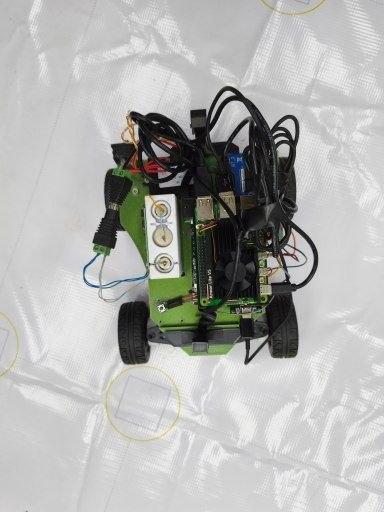
#> input picture 3d-model/img/photo_4981012069146627085_x.jpg, 384 x 512 px, given in place of the camera
$ python separarRojo.py
#> lines starting #> are read from the running program, lines starting #| are printed output that depends on the picture; after the words box and inside, x2 and y2 are one past the last pixel; in counts of white or black regions, pixels touching at a corner belong together
import cv2
import numpy as np

def rastrear_pilares():
    cap = cv2.VideoCapture(0, cv2.CAP_DSHOW)
    cap.set(cv2.CAP_PROP_FRAME_WIDTH, 640)
    cap.set(cv2.CAP_PROP_FRAME_HEIGHT, 480)

    # Definimos el "borrador mágico" una sola vez para ahorrar memoria
    kernel = np.ones((5,5), np.uint8)

    while True:
        ret, frame = cap.read()
#> frame is the input picture: shape (512, 384, 3); mean B, G, R 175.6, 177.9, 177.2
        if not ret: break

        # 1. PERCEPCIÓN ÚNICA: Convertir a HSV (Lo hacemos solo 1 vez por fotograma)
        hsv_frame = cv2.cvtColor(frame, cv2.COLOR_BGR2HSV)
#> hsv_frame: shape (512, 384, 3); mean H, S, V 28.7, 12.8, 178.9

        # ==========================================
        # 2. CANAL ROJO
        # ==========================================
        rojo_bajo_1 = np.array([0, 50, 50])
        rojo_alto_1 = np.array([10, 255, 255])
        rojo_bajo_2 = np.array([170, 50, 50])
        rojo_alto_2 = np.array([179, 255, 255])

        mascara_r1 = cv2.inRange(hsv_frame, rojo_bajo_1, rojo_alto_1)
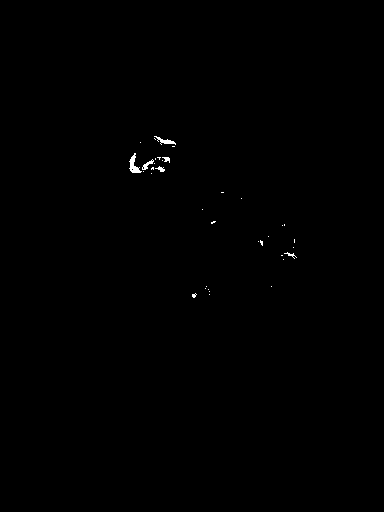
#> mascara_r1: shape (512, 384); 0.21% white; 36 white regions (30 under 20 px), largest, box (x1, y1, x2, y2) and area: (129, 153, 142, 173) 114, (154, 136, 176, 145) 73, (142, 159, 154, 170) 49, (155, 166, 165, 172) 30, (162, 157, 170, 163) 28, (284, 252, 297, 259) 26
        mascara_r2 = cv2.inRange(hsv_frame, rojo_bajo_2, rojo_alto_2)
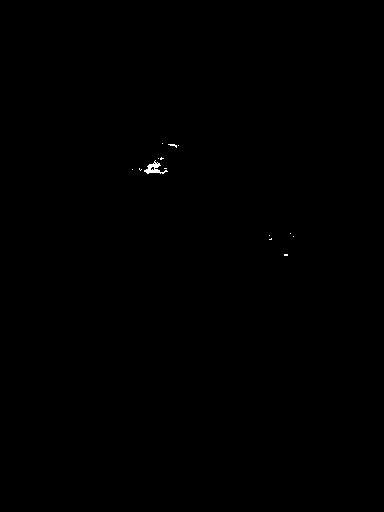
#> mascara_r2: shape (512, 384); 0.09% white; 14 white regions (13 under 20 px), largest, box (x1, y1, x2, y2) and area: (144, 160, 168, 174) 130
        mascara_roja = cv2.add(mascara_r1, mascara_r2)
#> mascara_roja: shape (512, 384); 0.3% white; 30 white regions (26 under 20 px), largest, box (x1, y1, x2, y2) and area: (129, 153, 168, 174) 343, (154, 136, 177, 148) 94, (157, 157, 170, 163) 43, (284, 252, 297, 259) 34
        mascara_roja = cv2.morphologyEx(mascara_roja, cv2.MORPH_OPEN, kernel)
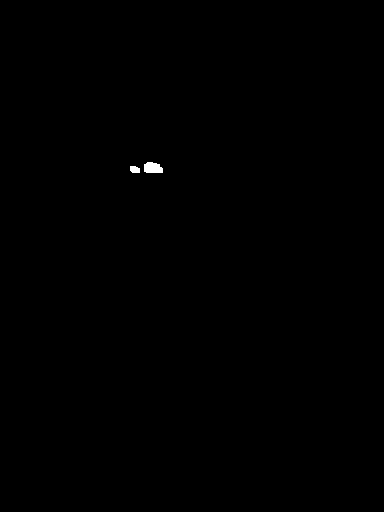
#> mascara_roja: shape (512, 384); 0.12% white; 2 white regions, box (x1, y1, x2, y2) and area: (144, 162, 163, 173) 176, (130, 166, 140, 173) 61

        # ==========================================
        # 3. CANAL VERDE
        # ==========================================
        # El verde en OpenCV está alrededor de Hue=60. (Rango seguro: 40 a 80)
        verde_bajo = np.array([40, 50, 50])
        verde_alto = np.array([80, 255, 255])

        mascara_verde = cv2.inRange(hsv_frame, verde_bajo, verde_alto)
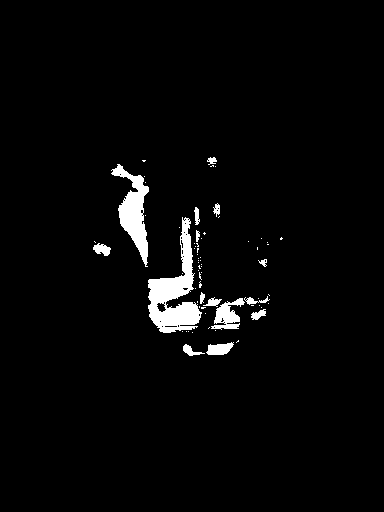
#> mascara_verde: shape (512, 384); 3% white; 69 white regions (54 under 20 px), largest, box (x1, y1, x2, y2) and area: (148, 217, 202, 333) 2637, (111, 164, 149, 267) 1592, (211, 298, 245, 330) 543
        mascara_verde = cv2.morphologyEx(mascara_verde, cv2.MORPH_OPEN, kernel)
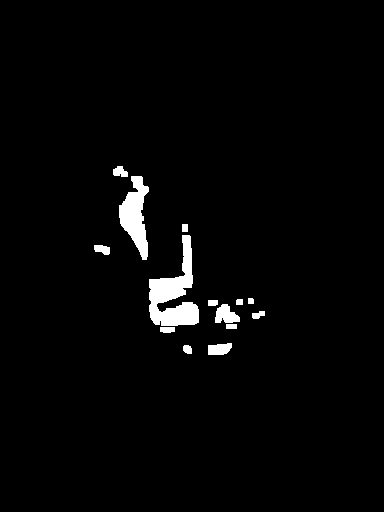
#> mascara_verde: shape (512, 384); 2.5% white; 14 white regions

        # ==========================================
        # 4. FUNCIÓN INTERNA: Procesar Contornos
        # ==========================================
        def procesar_color(mascara, color_dibujo, nombre_objeto):
#> called with color_dibujo = (0, 0, 255), nombre_objeto = 'PILAR ROJO'
            contornos, _ = cv2.findContours(mascara, cv2.RETR_EXTERNAL, cv2.CHAIN_APPROX_SIMPLE)
#> contornos = 2 contours; box (x1, y1, x2, y2) and area: (144, 162, 163, 173) 150, (130, 166, 140, 173) 47

            # Variables para guardar el objeto más grande encontrado
            max_area = 0
            mejor_centro_x = None

            for contorno in contornos:
                area = cv2.contourArea(contorno)
                # Solo procesamos si es grande y si es el MAYOR encontrado hasta ahora
                if area > 1000 and area > max_area:
                    max_area = area
                    x, y, w, h = cv2.boundingRect(contorno)

                    # Dibujar Rectángulo y Punto Central
                    cv2.rectangle(frame, (x, y), (x + w, y + h), color_dibujo, 2)
                    mejor_centro_x = x + (w // 2)
                    centro_y = y + (h // 2)
                    cv2.circle(frame, (mejor_centro_x, centro_y), 5, color_dibujo, -1)

                    # Etiqueta de texto
                    texto = f"{nombre_objeto} X:{mejor_centro_x}"
                    cv2.putText(frame, texto, (x, y - 10), cv2.FONT_HERSHEY_SIMPLEX, 0.6, color_dibujo, 2)
#> this loop made 2 passes
#> area on passes 1 to 2: 47, 150.5
#> after the loop, max_area = 0

            return mejor_centro_x, max_area # Devolvemos datos clave para la lógica de conducción

        # ==========================================
        # 5. EJECUTAR BÚSQUEDA Y LÓGICA (El Cerebro)
        # ==========================================
        # Buscamos el rojo (dibujamos en BGR: Azul=0, Verde=0, Rojo=255)
        centro_rojo_x, area_roja = procesar_color(mascara_roja, (0, 0, 255), "PILAR ROJO")
#> area_roja = 0

        # Buscamos el verde (dibujamos en BGR: Azul=0, Verde=255, Rojo=0)
        centro_verde_x, area_verde = procesar_color(mascara_verde, (0, 255, 0), "PILAR VERDE")
#> call 2 of procesar_color, with color_dibujo = (0, 255, 0), nombre_objeto = 'PILAR VERDE'
#> in procesar_color (call 2), `contornos, _ = cv2.findContours(mascara, cv2.RETR_EXTERNAL, cv2.CHAIN_..`: contornos = 14 contours; largest, box (x1, y1, x2, y2) and area: (149, 235, 199, 326) 2030, (119, 176, 149, 260) 1276, (215, 304, 240, 323) 282, (208, 343, 232, 355) 204, (94, 245, 110, 255) 98
#> the loop in procesar_color (call 2), `for contorno in contornos:` made 14 passes
#> (area, max_area, x, y, w, h, mejor_centro_x, centro_y) on pass 11: (2030, 2030, 149, 235, 50, 91, 174, 280)
#> area on passes 1, 2, 3, 5, 6, 7: 54, 204, 64, 55, 281.5, 43.5
#> after the loop in procesar_color (call 2), `for contorno in contornos:`:
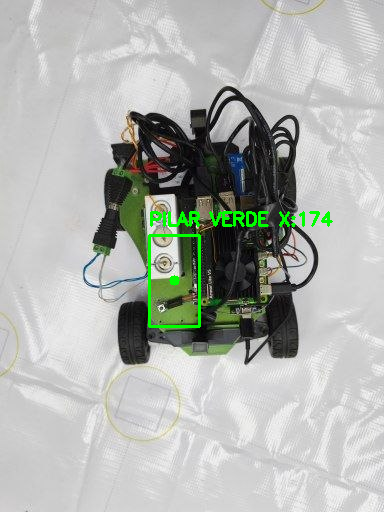
#> frame: shape (512, 384, 3); 1.12% of pixels changed, all inside (x1, y1, x2, y2) = (148, 211, 333, 328)
#> after the loop in procesar_color (call 2), `for contorno in contornos:`: centro_y = 280; h = 91; max_area = 2030; mejor_centro_x = 174; w = 50; x = 149; y = 235
#> centro_verde_x = 174; area_verde = 2030

        # --- Lógica Básica de Decisión ---
        if centro_rojo_x is not None:
            # Si vemos un pilar rojo, la WRO exige pasarlo por un lado específico (ej. dejarlo a la izquierda)
            print("Detectado ROJO. ¡Esquivando a la DERECHA!")
            # puerto.write(comando_girar_derecha) # (Futuro)
        elif centro_verde_x is not None:
            print("Detectado VERDE. ¡Esquivando a la IZQUIERDA!")
            # puerto.write(comando_girar_izquierda) # (Futuro)

        # Mostrar resultados
        cv2.imshow("Robot Vision", frame)

        # Para ver qué está pasando por dentro, mostramos ambas máscaras unidas temporalmente
        vista_debug = cv2.bitwise_or(mascara_roja, mascara_verde)
#> vista_debug: shape (512, 384); 2.6% white; 16 white regions, largest, box (x1, y1, x2, y2) and area: (149, 235, 199, 326) 2201, (119, 176, 149, 260) 1379, (215, 304, 240, 323) 321
        cv2.imshow("Debug (Rojo + Verde)", vista_debug)

        if cv2.waitKey(1) & 0xFF == ord('q'):
#> (key q is pressed here)
            break

    cap.release()
    cv2.destroyAllWindows()

if __name__ == "__main__":
    rastrear_pilares()

$ run again, on 3d-model/img/photo_4981012069146627086_x.jpg
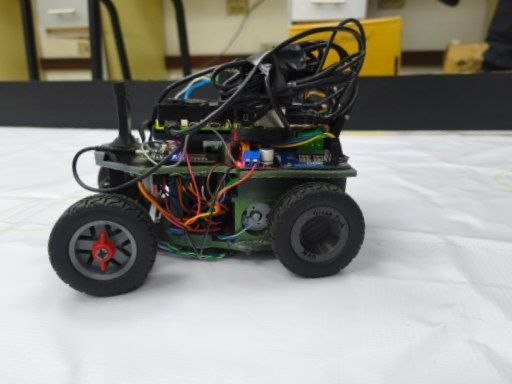
#> input picture 3d-model/img/photo_4981012069146627086_x.jpg, 512 x 384 px, given in place of the camera
#> in rastrear_pilares, frame is the input picture: shape (384, 512, 3); mean B, G, R 133, 139.4, 141.1
#> hsv_frame: shape (384, 512, 3); mean H, S, V 85.5, 38.7, 144.8
#> in rastrear_pilares, `mascara_r1 = cv2.inRange(hsv_frame, rojo_bajo_1, rojo_alto_1)`:
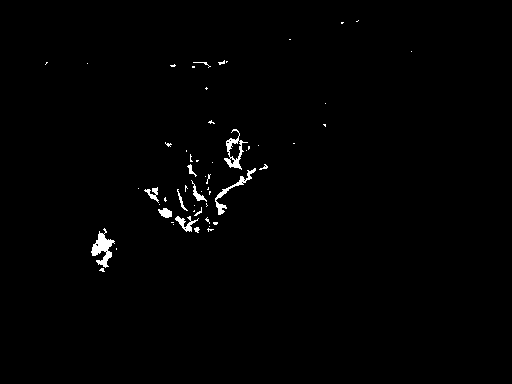
#> mascara_r1: shape (384, 512); 0.93% white; 56 white regions (43 under 20 px), largest, box (x1, y1, x2, y2) and area: (91, 228, 115, 268) 410, (224, 129, 248, 170) 287, (215, 168, 256, 215) 271
#> mascara_r2: shape (384, 512); 0.42% white; 39 white regions (24 under 20 px), largest, box (x1, y1, x2, y2) and area: (108, 242, 117, 261) 88, (165, 212, 183, 229) 83, (189, 174, 201, 195) 66
#> contornos = 10 contours, 3 with area under 20; largest, box (x1, y1, x2, y2) and area: (91, 229, 117, 271) 637, (161, 208, 184, 227) 196, (226, 130, 239, 146) 102, (149, 186, 157, 199) 66, (194, 188, 203, 201) 64, (233, 159, 242, 168) 57, (196, 207, 202, 213) 24
#> the loop in procesar_color, `for contorno in contornos:` made 10 passes
#> area on passes 1, 3, 4, 6, 7, 9, 10: 637, 195.5, 24.5, 64, 66.5, 57, 101.5
#> after the loop in procesar_color, `for contorno in contornos:`: max_area = 0
#> contornos = 14 contours, 5 with area under 20; largest, box (x1, y1, x2, y2) and area: (234, 197, 260, 232) 353, (238, 234, 257, 241) 94, (168, 166, 185, 174) 83, (197, 166, 210, 173) 58, (157, 168, 165, 174) 34
#> the loop in procesar_color (call 2), `for contorno in contornos:` made 14 passes
#> area on passes 4, 7, 8, 10, 11, 12, 13, 14: 33.5, 94, 353, 34, 58, 83, 33, 28.5
#> area_verde = 0
#> in rastrear_pilares, `vista_debug = cv2.bitwise_or(mascara_roja, mascara_verde)`:
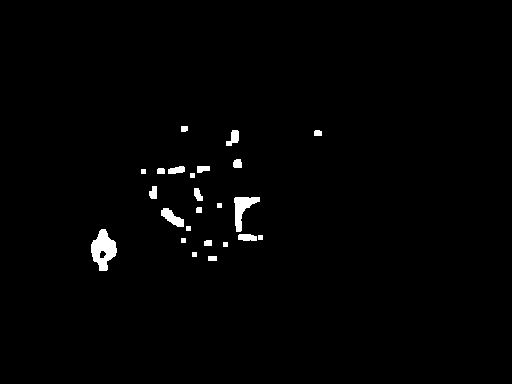
#> vista_debug: shape (384, 512); 1.2% white; 24 white regions, largest, box (x1, y1, x2, y2) and area: (91, 229, 117, 271) 657, (234, 197, 260, 232) 406, (161, 208, 184, 227) 228

$ run again, on 3d-model/img/photo_4981012069146627087_x.jpg
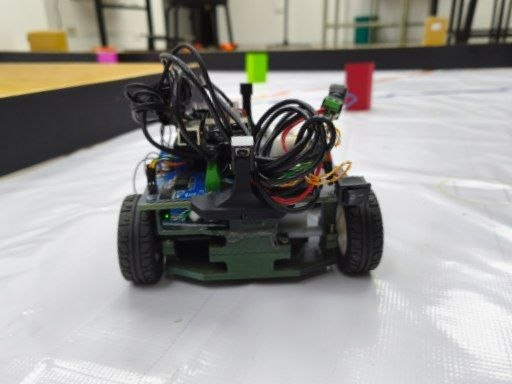
#> input picture 3d-model/img/photo_4981012069146627087_x.jpg, 512 x 384 px, given in place of the camera
#> in rastrear_pilares, frame is the input picture: shape (384, 512, 3); mean B, G, R 146.3, 149.8, 151.6
#> hsv_frame: shape (384, 512, 3); mean H, S, V 89.5, 26, 154.8
#> mascara_r1: shape (384, 512); 0.49% white; 77 white regions (65 under 20 px), largest, box (x1, y1, x2, y2) and area: (280, 125, 296, 153) 127, (292, 190, 311, 205) 110, (92, 46, 119, 56) 108
#> mascara_r2: shape (384, 512); 0.93% white; 29 white regions (20 under 20 px), largest, box (x1, y1, x2, y2) and area: (342, 59, 377, 112) 1300, (271, 196, 294, 207) 132, (281, 116, 303, 136) 107
#> contornos = 10 contours, 3 with area under 20; largest, box (x1, y1, x2, y2) and area: (343, 60, 377, 112) 1228, (273, 184, 314, 206) 290, (281, 127, 291, 153) 149, (97, 47, 113, 53) 73, (314, 163, 323, 176) 70, (191, 42, 201, 52) 54, (317, 108, 325, 115) 38
#> the loop in procesar_color, `for contorno in contornos:` made 10 passes
#> (area, max_area, x, y, w, h, mejor_centro_x, centro_y) on pass 8: (1228, 1228, 343, 60, 34, 52, 360, 86)
#> after the loop in procesar_color, `for contorno in contornos:`: centro_y = 86; h = 52; max_area = 1228; mejor_centro_x = 360; w = 34; x = 343; y = 60
#> centro_rojo_x = 360; area_roja = 1228
#> contornos = 8 contours; box (x1, y1, x2, y2) and area: (204, 240, 280, 280) 1572, (243, 52, 270, 85) 634, (205, 166, 220, 189) 251, (325, 98, 341, 111) 144, (176, 269, 192, 276) 67, (369, 30, 375, 42) 54, (303, 163, 311, 169) 34, (294, 166, 301, 171) 24
#> the loop in procesar_color (call 2), `for contorno in contornos:` made 8 passes
#> (area, max_area, x, y, w, h, mejor_centro_x, centro_y) on pass 2: (1572, 1572, 204, 240, 76, 40, 242, 260)
#> after the loop in procesar_color (call 2), `for contorno in contornos:`:
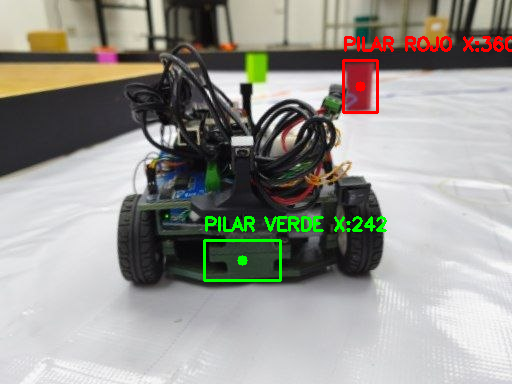
#> frame: shape (384, 512, 3); mean B, G, R 145, 151.2, 152.5
#> after the loop in procesar_color (call 2), `for contorno in contornos:`: centro_y = 260; h = 40; max_area = 1572; mejor_centro_x = 242; w = 76; x = 204; y = 240
#> centro_verde_x = 242; area_verde = 1572
#> in rastrear_pilares, `vista_debug = cv2.bitwise_or(mascara_roja, mascara_verde)`:
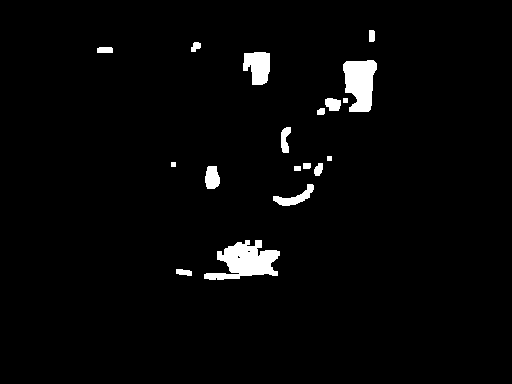
#> vista_debug: shape (384, 512); 2.7% white; 18 white regions, largest, box (x1, y1, x2, y2) and area: (204, 240, 280, 280) 1717, (343, 60, 377, 112) 1307, (243, 52, 270, 85) 693

$ run again, on 3d-model/img/photo_4981012069146627088_x.jpg
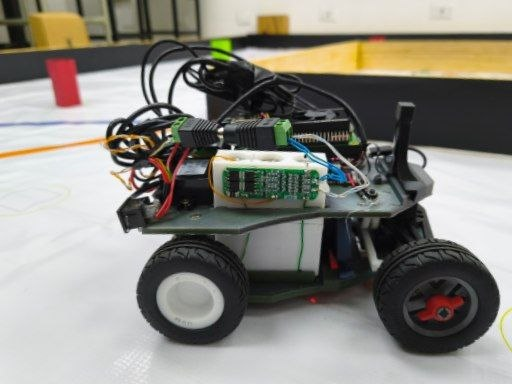
#> input picture 3d-model/img/photo_4981012069146627088_x.jpg, 512 x 384 px, given in place of the camera
#> in rastrear_pilares, frame is the input picture: shape (384, 512, 3); mean B, G, R 128.1, 135.4, 137.6
#> hsv_frame: shape (384, 512, 3); mean H, S, V 73.6, 32.5, 141.2
#> mascara_r1: shape (384, 512); 0.91% white; 69 white regions (55 under 20 px), largest, box (x1, y1, x2, y2) and area: (417, 294, 465, 321) 567, (148, 156, 176, 186) 225, (303, 288, 354, 305) 152
#> mascara_r2: shape (384, 512); 1.1% white; 37 white regions (22 under 20 px), largest, box (x1, y1, x2, y2) and area: (44, 57, 82, 109) 1333, (173, 146, 189, 181) 147, (160, 193, 173, 214) 104
#> contornos = 12 contours, 1 with area under 20; largest, box (x1, y1, x2, y2) and area: (44, 56, 82, 109) 1424, (418, 295, 464, 321) 702, (154, 193, 173, 219) 225, (148, 156, 175, 187) 209, (370, 34, 386, 41) 82
#> the loop in procesar_color, `for contorno in contornos:` made 12 passes
#> (area, max_area, x, y, w, h, mejor_centro_x, centro_y) on pass 11: (1424, 1424, 44, 56, 38, 53, 63, 82)
#> after the loop in procesar_color, `for contorno in contornos:`:
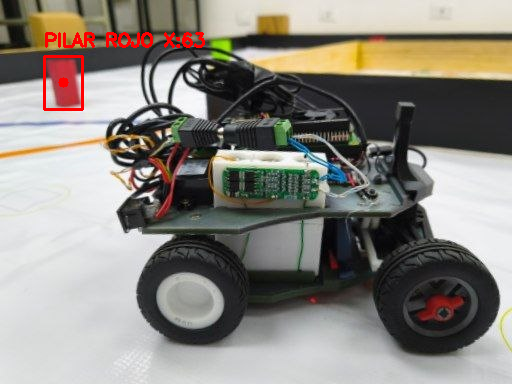
#> frame: shape (384, 512, 3); 0.91% of pixels changed, all inside (x1, y1, x2, y2) = (43, 32, 205, 111)
#> after the loop in procesar_color, `for contorno in contornos:`: centro_y = 82; h = 53; max_area = 1424; mejor_centro_x = 63; w = 38; x = 44; y = 56
#> centro_rojo_x = 63; area_roja = 1424
#> contornos = 13 contours; largest, box (x1, y1, x2, y2) and area: (208, 38, 234, 61) 430, (274, 119, 293, 146) 339, (255, 167, 305, 179) 327, (171, 117, 186, 141) 198, (266, 188, 288, 200) 138
#> the loop in procesar_color (call 2), `for contorno in contornos:` made 13 passes
#> area on passes 2 to 9: 40.5, 137.5, 130.5, 92, 65.5, 327, 40.5, 126
#> area_verde = 0
#> in rastrear_pilares, `vista_debug = cv2.bitwise_or(mascara_roja, mascara_verde)`:
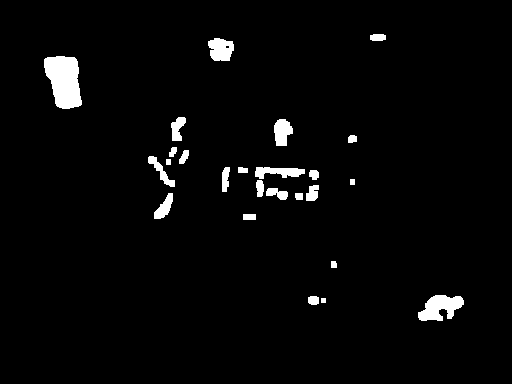
#> vista_debug: shape (384, 512); 2.9% white; 25 white regions, largest, box (x1, y1, x2, y2) and area: (44, 56, 82, 109) 1499, (418, 295, 464, 321) 772, (208, 38, 234, 61) 467
